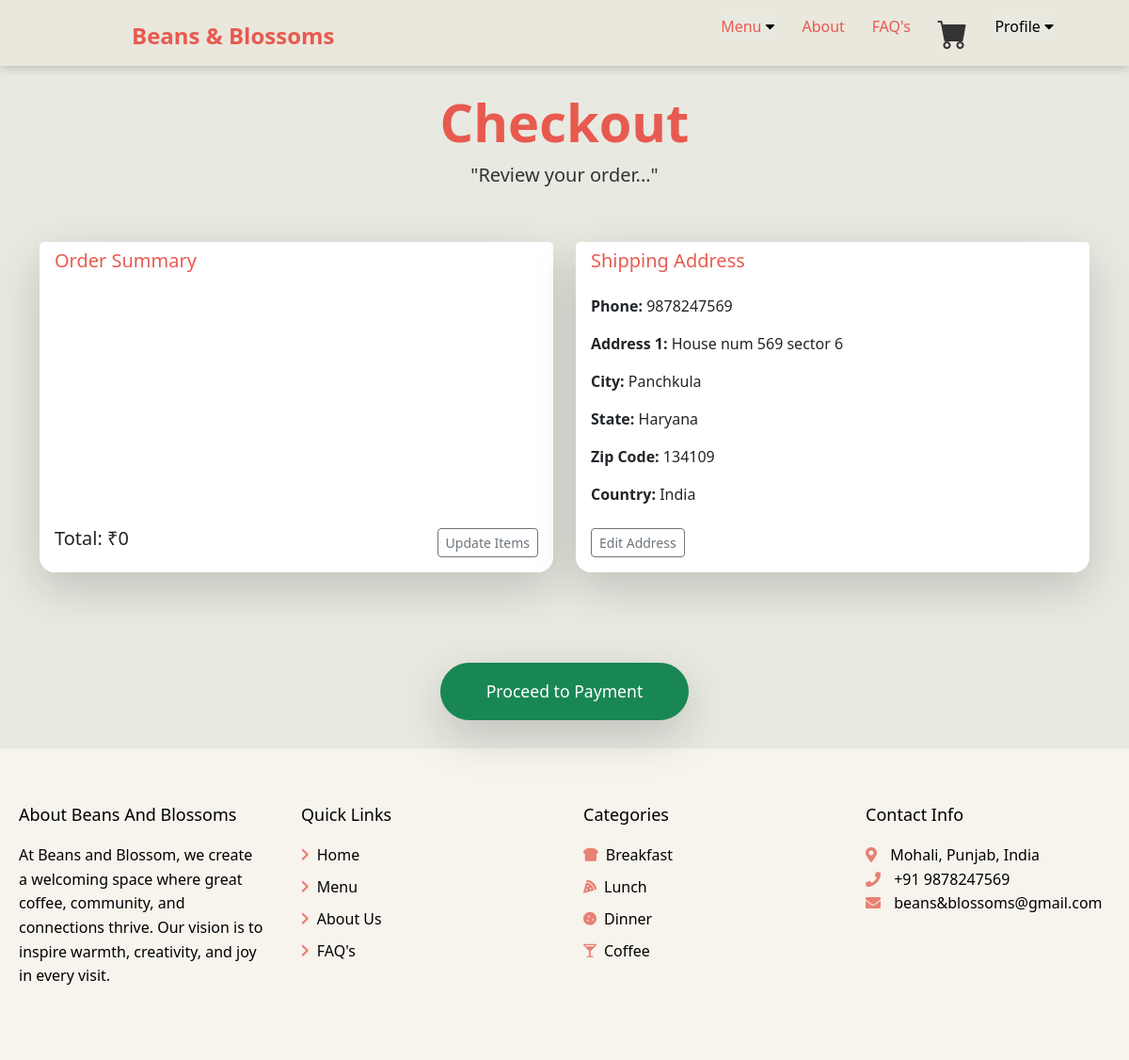
The page /cart/checkout/ (signed in) on the database as committed earlier.
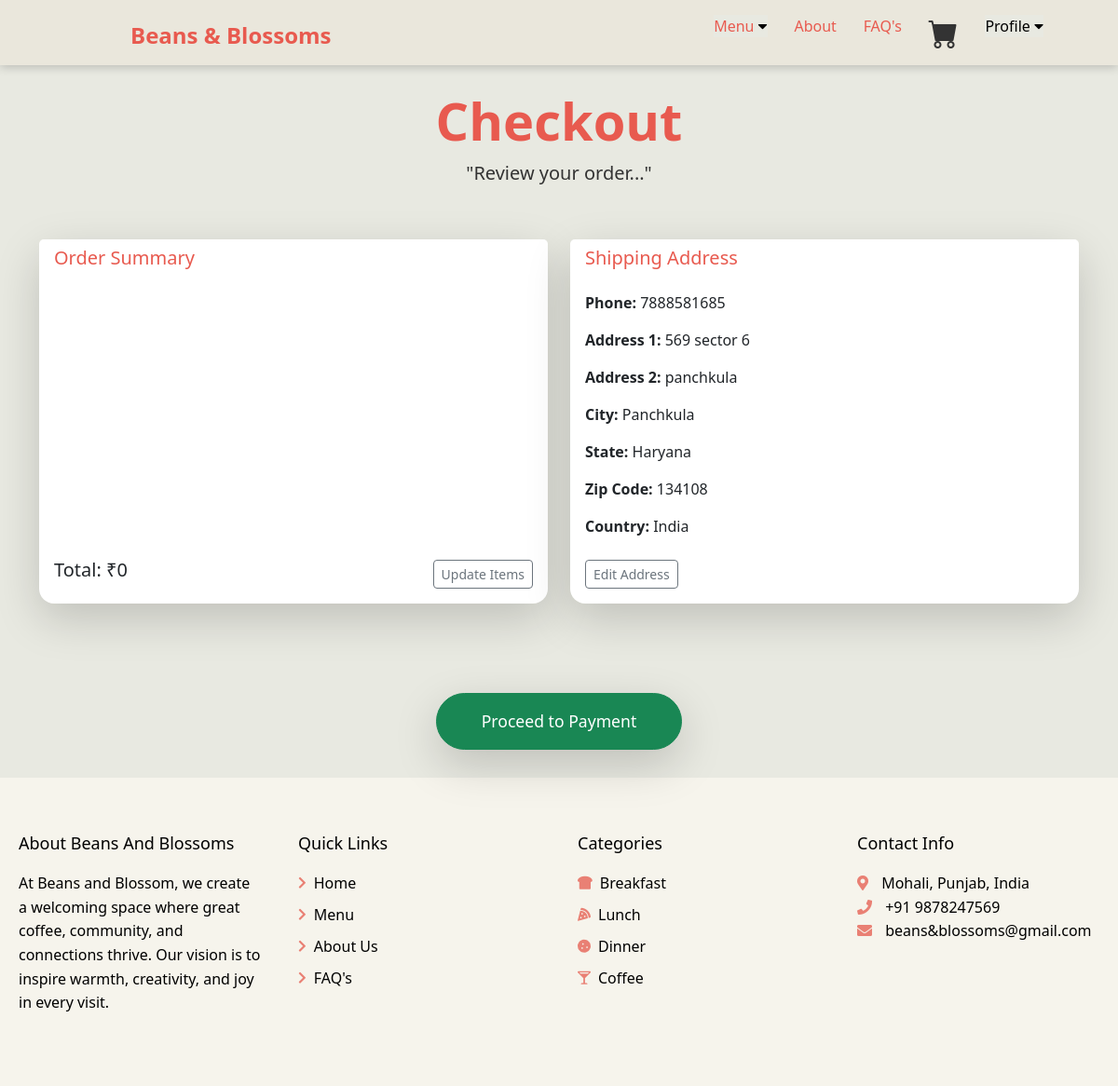
The same page on the database as committed later.
### main/models.py (models this page shows, shortened)
class Profile(models.Model):
    user=models.OneToOneField(User, on_delete=models.CASCADE)
    date_modified = models.DateTimeField(User, auto_now=True)
    phone = models.CharField(max_length=20, blank=True)
    address1 = models.CharField(max_length=200, blank=True)
    address2 = models.CharField(max_length=200, blank=True)
    city = models.CharField(max_length=200, blank=True)
    state = models.CharField(max_length=200, blank=True)
    zipcode = models.CharField(max_length=200, blank=True)
    country = models.CharField(max_length=200, blank=True)
    old_cart = models.TextField(blank=True, null=True, default='{}')

### cart/views.py (the view)
# urls.py: path('checkout/', views.checkout, name = "checkout"),
def checkout(request):
    if not request.user.is_authenticated:
        messages.info(request, "You need to register or log in before proceeding to checkout.")
        return redirect('/?show_register_modal=true')  # Passing a query param to trigger the modal
    cart = Cart(request)
    cart_products = cart.get_prods
    quantities = cart.get_quants
    totals = cart.cart_total()
    profile = None
    if request.user.is_authenticated:
        try:
            profile = Profile.objects.get(user=request.user)
        except Profile.DoesNotExist:
            profile = None
    return render(request, "checkout.html", {
        "cart_products": cart_products,
        "quantities": quantities,
        "totals": totals,
        "profile": profile,  # Pass profile to template
    })

### cart/cart.py (called while the page is built, shortened)
    def cart_total(self):
        product_ids = self.cart.keys()
        products = Product.objects.filter(id__in = product_ids)
        quantities = self.cart
        total=0
        return total

    def get_prods(self):
        product_ids = self.cart.keys()
        products = Product.objects.filter(id__in=product_ids)
        return products

### cart/context_processors.py (called while the page is built)
def cart(request):
    return {'cart': Cart(request)}

### cart/templates/checkout.html (shortened to what this page needs)
{% extends 'base.html' %}
{% load static %}
{% block content %}
<header class="py-5">
    <div class="container px-4 px-lg-5 my-5">
        <div class="text-center">
            <h1 class="display-4 fw-bolder" style="color: #E85A4F;">Checkout</h1>
            <p class="lead fw-normal mb-0" style="color: #333;">"Review your order..."</p>
        </div>
    </div>
</header>
<div class="container mb-5" style="margin-top: -40px;">
    <div class="row d-flex align-items-stretch">
        <div class="col-md-6 mb-4 d-flex">
            <div class="card shadow-lg rounded-4 border-0 w-100 h-100">
                <div class="card-header bg-white border-bottom-0 rounded-top-4">
                    <h5 class="mb-0" style="color: #E85A4F;">Order Summary</h5>
                </div>
                <div class="card-body d-flex flex-column justify-content-between">
                    <div class="d-flex justify-content-between align-items-center mt-3">
                        <h5 class="text-end">Total: ₹{{ totals }}</h5>
                        <a href="{% url 'cart_summary' %}" class="btn btn-outline-secondary btn-sm">Update Items</a>
                    </div>
                </div>
            </div>
        </div>
        <div class="col-md-6 mb-4 d-flex">
            <div class="card shadow-lg rounded-4 border-0 w-100 h-100">
                <div class="card-header bg-white border-bottom-0 rounded-top-4">
                    <h5 class="mb-0" style="color: #E85A4F;">Shipping Address</h5>
                </div>
                <div class="card-body d-flex flex-column justify-content-between">
                    <div>
                        {% if profile.phone and profile.address1 and profile.city and profile.state and profile.zipcode and profile.country %}
                            <p><strong>Phone:</strong> {{ profile.phone }}</p>
                            <p><strong>Address 1:</strong> {{ profile.address1 }}</p>
                            {% if profile.address2 %}
                                <p><strong>Address 2:</strong> {{ profile.address2 }}</p>
                            {% endif %}
                            <p><strong>City:</strong> {{ profile.city }}</p>
                            <p><strong>State:</strong> {{ profile.state }}</p>
                            <p><strong>Zip Code:</strong> {{ profile.zipcode }}</p>
                            <p><strong>Country:</strong> {{ profile.country }}</p>
                        {% else %}
                            <p class="text-warning">⚠️ Your shipping details are incomplete. Please update your address information.</p>
                        {% endif %}
                    </div>
                    <div>
                        {% if profile.phone and profile.address1 %}
                            <a href="#" data-bs-toggle="modal" data-bs-target="#userInfoModal" class="btn btn-outline-secondary btn-sm mt-2">Edit Address</a>
                        {% else %}
                            <a href="#" data-bs-toggle="modal" data-bs-target="#userInfoModal" class="btn btn-outline-primary btn-sm mt-2">Update Address Info</a>
                        {% endif %}
                    </div>
                </div>
            </div>
        </div>
    </div>
</div>
<br/>
<center>
<button type="submit" class="btn btn-success px-5 py-3 rounded-pill shadow-lg" style="font-size: 1.1rem; transition: transform 0.2s ease-in-out; margin-bottom: 30px;">
  Proceed to Payment
</button>
</center>
{% endblock %}

Rows that differ between the two databases and show on the page:
changed Profile "Panchkula": phone "9878247569" → "7888581685"; address1 "House num 569 sector 6" → "569 sector 6"; address2 (not shown) → "panchkula"; zipcode "134109" → "134108"
Other text that changed with them:
text now shown: "Address 2:"
